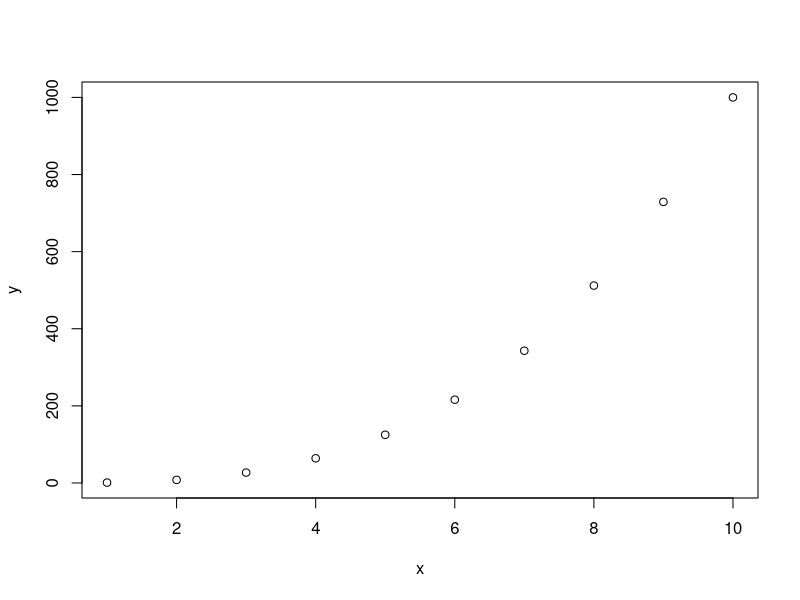
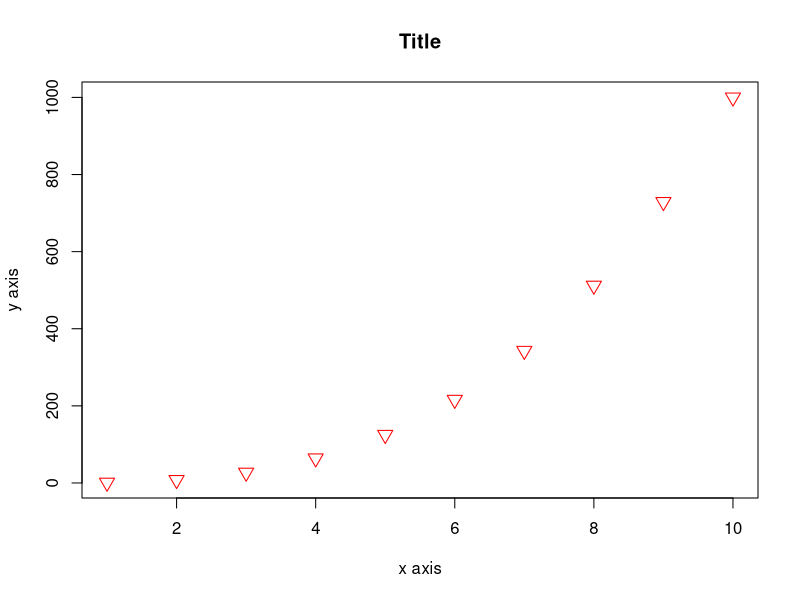
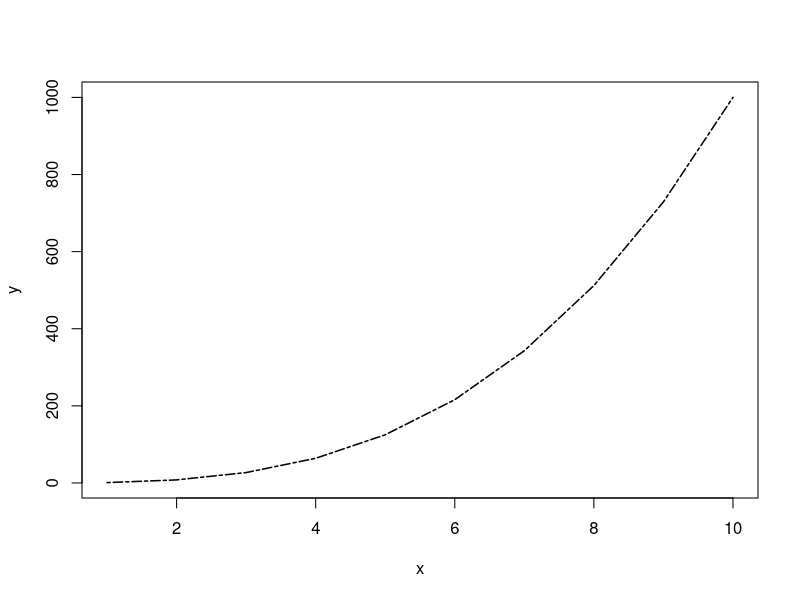
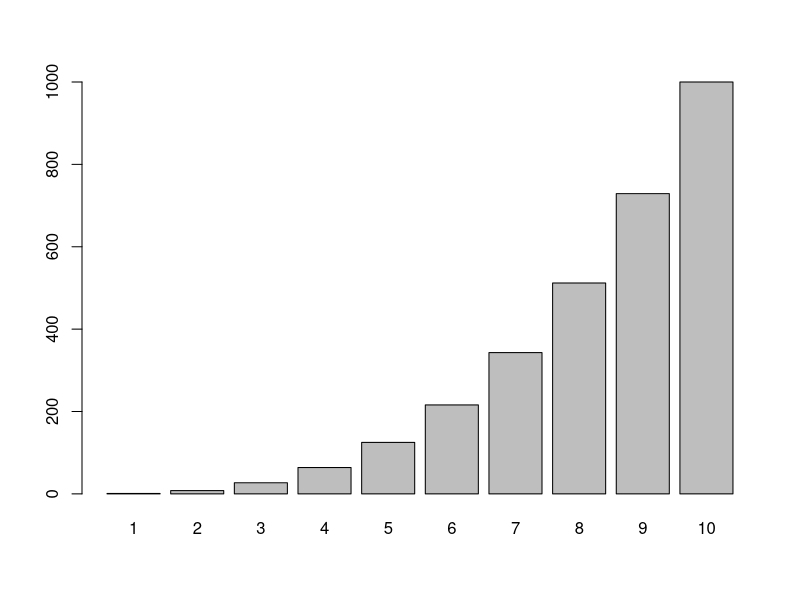
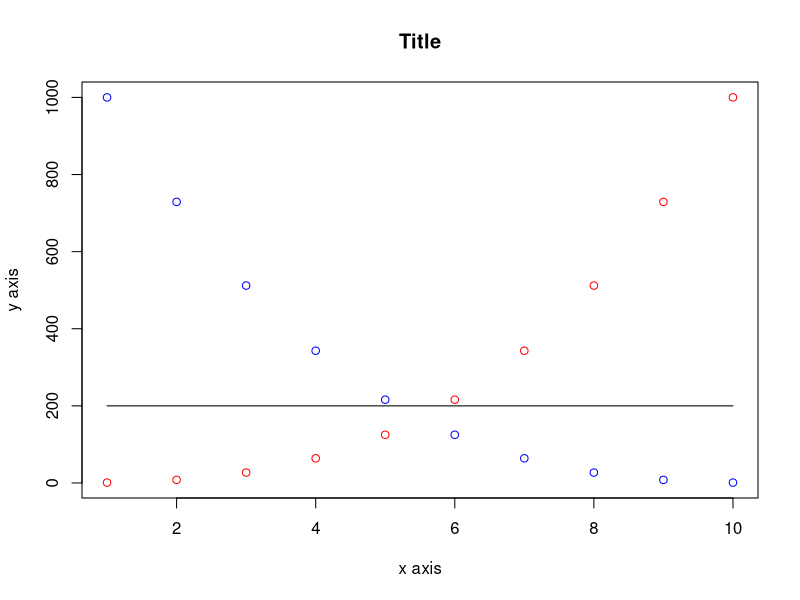

Write R code to recreate these figures, in order.
## ---- chunk 1

## ---- chunk 2
x = 1:10
y = x^3
plot(x,y)
## ---- chunk 3
x = 1:10
y = x^3
plot(x,y,
     main = "Title",
     xlab = "x axis",
     ylab = "y axis",
     col = "red", #Adjusts the colour of the points
     cex = 1.5, #Adjusts size, 1 = default, 0.5 = 50% smaller, 2 = 100% larger
     pch = 25 #Adjusts shape of point, valid 1-25
     )
## ---- chunk 4
x = 1:10
y = x^3
plot(x,y, type = "l", # This makes it a line graph
     lwd = 1.5, #Adjusts size, 1 = default, 0.5 = 50% smaller, 2 = 100% larger
     lty = 6 #Adjusts line type, valid 0-6
     )
## ---- chunk 5
x = 1:10
y = x^3
barplot(y, names.arg = x)
## ---- chunk 6
x = 1:10
y = x^3
plot(x,y,
     main = "Title",
     xlab = "x axis",
     ylab = "y axis",
     col = "red"
)

#Inverting y to create z
z = y[10:1]

points(x, z, col = "blue")

# Create horizontal line
z = rep(200, 10) #'Rep' repeats the integer '200', ten times

lines(x, z, col = "black")
